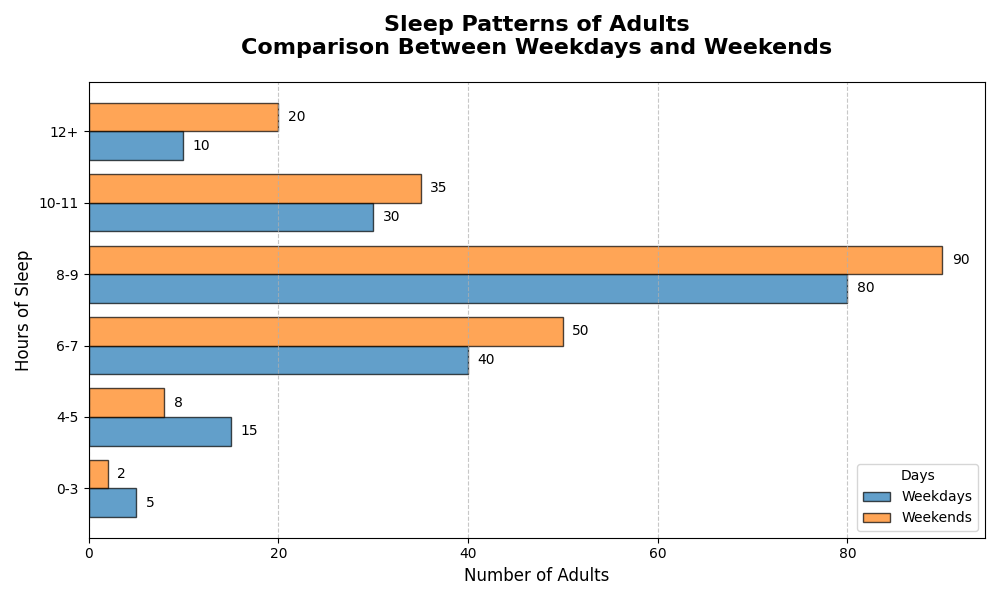

Here is the Python script that generated this plot:
import matplotlib.pyplot as plt
import numpy as np

# Data for the number of adults who sleep various ranges of hours per day.
hours_range = ['0-3', '4-5', '6-7', '8-9', '10-11', '12+']
weekday_sleepers = [5, 15, 40, 80, 30, 10]
weekend_sleepers = [2, 8, 50, 90, 35, 20]

# Define positions for bars
y_pos = np.arange(len(hours_range))

# Initialize the plot
fig, ax = plt.subplots(figsize=(10, 6))

# Bar width
bar_height = 0.4

# Plot horizontal bar charts
bars1 = ax.barh(y_pos - bar_height/2, weekday_sleepers, bar_height, label='Weekdays', color='#1f77b4', edgecolor='black', alpha=0.7)
bars2 = ax.barh(y_pos + bar_height/2, weekend_sleepers, bar_height, label='Weekends', color='#ff7f0e', edgecolor='black', alpha=0.7)

# Titles and labels
ax.set_title('Sleep Patterns of Adults\nComparison Between Weekdays and Weekends', fontsize=16, fontweight='bold', pad=20)
ax.set_xlabel('Number of Adults', fontsize=12)
ax.set_ylabel('Hours of Sleep', fontsize=12)

# Customize y-axis with hours range
ax.set_yticks(y_pos)
ax.set_yticklabels(hours_range, fontsize=10)

# Legend
ax.legend(title='Days', fontsize=10, loc='lower right')

# Customize x-axis grid lines
ax.xaxis.grid(True, linestyle='--', alpha=0.7)

# Adding value labels on bars
def add_labels(bars, counts):
    for bar, count in zip(bars, counts):
        ax.text(bar.get_width() + 1, bar.get_y() + bar.get_height() / 2, str(count), ha='left', va='center', fontsize=10)

add_labels(bars1, weekday_sleepers)
add_labels(bars2, weekend_sleepers)

# Adjust layout to prevent overlap
plt.tight_layout()

# Show the plot
plt.show()
